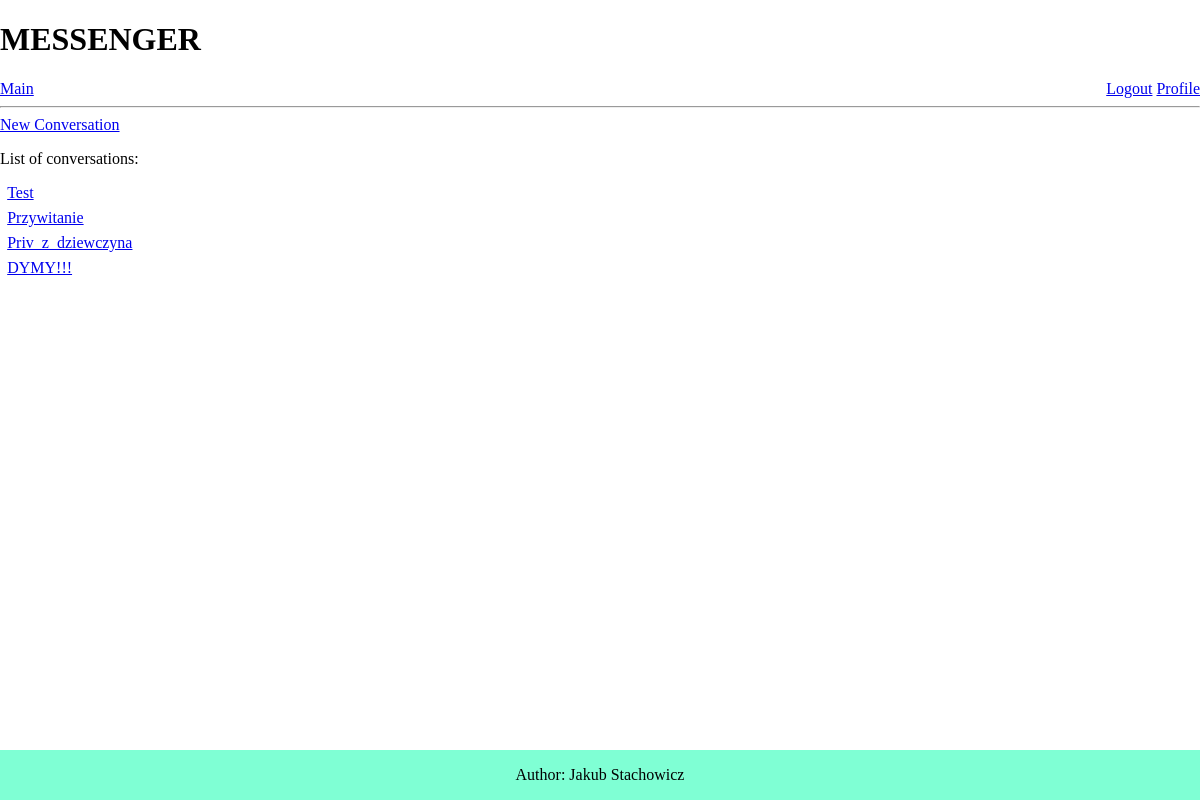
Page /chat/ (signed in) on the committed database.
### chat/models.py (models this page shows, shortened)
class Room(models.Model):
    name = models.CharField(max_length=200,null=True)
    members = models.ManyToManyField(User)

### chat/views.py (the view)
# urls.py: path('', views.home, name='home'),
def home(request):
    messages = Message.objects.all()
    rooms = Room.objects.filter(members__username=request.user)
    User = get_user_model()
    users = User.objects.all()
    context = {'messages':messages,
               'users':users,
               'rooms':rooms}
    return render(request, 'chat/home.html', context)

### chat/templates/chat/home.html (shortened to what this page needs)
{% extends 'main.html' %}
{% block nav %}
<a href="{% url 'chat:new_room' user.username %}">New Conversation</a>
<div class="rooms_list">
    <p>List of conversations:</p>
    {% for room in rooms%}
    <div class="room_name">
        <a href="{% url 'chat:private_chat' room.name %}">{{room.name}}</a>
    </div>
    {% endfor %}
</div>
{% endblock %}

### static/css/style.css (style rules this page uses)
body { margin: 0px; }
.contact_user, .room_name { margin: 2%; }

### rows in the picture
Room: name "Test"
Room: name "Przywitanie"
Room: name "Priv_z_dziewczyna"
Room: name "DYMY!!!"
